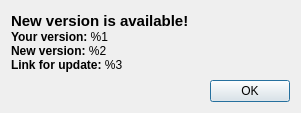
<?xml version="1.0" encoding="UTF-8"?>
<ui version="4.0">
 <class>UpdateDialog</class>
 <widget class="QDialog" name="UpdateDialog">
  <property name="geometry">
   <rect>
    <x>0</x>
    <y>0</y>
    <width>301</width>
    <height>113</height>
   </rect>
  </property>
  <property name="windowTitle">
   <string>Update</string>
  </property>
  <layout class="QGridLayout" name="gridLayout">
   <item row="0" column="0">
    <widget class="QLabel" name="label">
     <property name="text">
      <string>&lt;!DOCTYPE HTML PUBLIC &quot;-//W3C//DTD HTML 4.0//EN&quot; &quot;http://www.w3.org/TR/REC-html40/strict.dtd&quot;&gt;
&lt;html&gt;&lt;head&gt;&lt;meta name=&quot;qrichtext&quot; content=&quot;1&quot; /&gt;&lt;style type=&quot;text/css&quot;&gt;
p, li { white-space: pre-wrap; }
&lt;/style&gt;&lt;/head&gt;&lt;body style=&quot; font-family:'Ubuntu'; font-size:9pt; font-weight:400; font-style:normal;&quot;&gt;
&lt;p style=&quot; margin-top:0px; margin-bottom:0px; margin-left:0px; margin-right:0px; -qt-block-indent:0; text-indent:0px;&quot;&gt;&lt;span style=&quot; font-size:11pt; font-weight:600;&quot;&gt;New version is available!&lt;/span&gt;&lt;/p&gt;
&lt;p style=&quot; margin-top:0px; margin-bottom:0px; margin-left:0px; margin-right:0px; -qt-block-indent:0; text-indent:0px;&quot;&gt;&lt;span style=&quot; font-weight:600;&quot;&gt;Your version: &lt;/span&gt;%1&lt;/p&gt;
&lt;p style=&quot; margin-top:0px; margin-bottom:0px; margin-left:0px; margin-right:0px; -qt-block-indent:0; text-indent:0px;&quot;&gt;&lt;span style=&quot; font-weight:600;&quot;&gt;New version: &lt;/span&gt;%2&lt;/p&gt;
&lt;p style=&quot; margin-top:0px; margin-bottom:0px; margin-left:0px; margin-right:0px; -qt-block-indent:0; text-indent:0px;&quot;&gt;&lt;span style=&quot; font-weight:600;&quot;&gt;Link for update:&lt;/span&gt; %3&lt;/p&gt;&lt;/body&gt;&lt;/html&gt;</string>
     </property>
    </widget>
   </item>
   <item row="1" column="0">
    <widget class="QDialogButtonBox" name="buttonBox">
     <property name="standardButtons">
      <set>QDialogButtonBox::Ok</set>
     </property>
    </widget>
   </item>
  </layout>
 </widget>
 <resources/>
 <connections>
  <connection>
   <sender>buttonBox</sender>
   <signal>accepted()</signal>
   <receiver>UpdateDialog</receiver>
   <slot>accept()</slot>
   <hints>
    <hint type="sourcelabel">
     <x>234</x>
     <y>93</y>
    </hint>
    <hint type="destinationlabel">
     <x>296</x>
     <y>71</y>
    </hint>
   </hints>
  </connection>
 </connections>
</ui>
